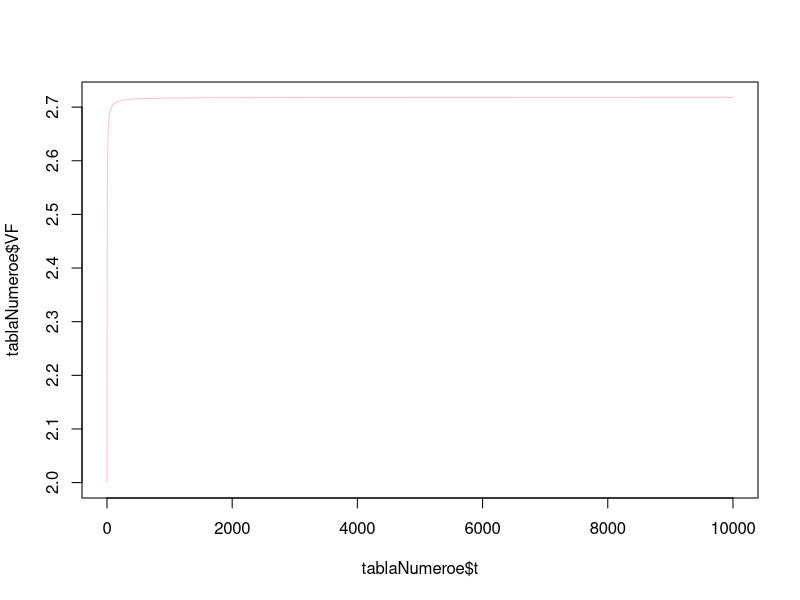

This chart was generated by the following R code:
#Este es nuestro primer Script en R en clase:

#Creamos un objeto númerico llamado a:
a=5
#Creamos un objeto númerico llamado A:
A=5
#Creamos un objeto númerico llamado avector.2:
a.2=5
#Creamos un Vector de números:
vector1=c(2,1,pi,10)
#Creamos un vector de una secuencia de números del 1 al 100,000
p=1:100000
#Creamos una secuencia de números pero ahora se incrementan en 0.02 unidades:
t2=seq(from=1,to=10,by=0.02)

#Generamos un objeto con una sola cadena de texto:
objetoTexto1="UMSNH"
#Generamos un vector con cadenas de texto:
vectorTexto1=c("FCCA","UMNSH","2024")

#Creamos un objeto tipo data.frame con los cálculos del número e:
#Primero creamos los objetos que serán insumos para el cálculo de VF:
VA=1
i=1
nTotal=10000
t=1:nTotal

tablaNumeroe=data.frame(
  t=t, 
VF=VA*((1+(i/t))^t)
)

#Creamos un objeto tipo lista con la tabla del número e y algunos otros objetos:
ObjetoLista1=list(
  tablaE=tablaNumeroe,
  ValorActual=VA,
  tasaInteres=i,
  periodosSimulados=nTotal
)

#Ahora grafico los valores de la tabla del número e:
plot(x=tablaNumeroe$t,y=tablaNumeroe$VF,type="l",col="pink")


